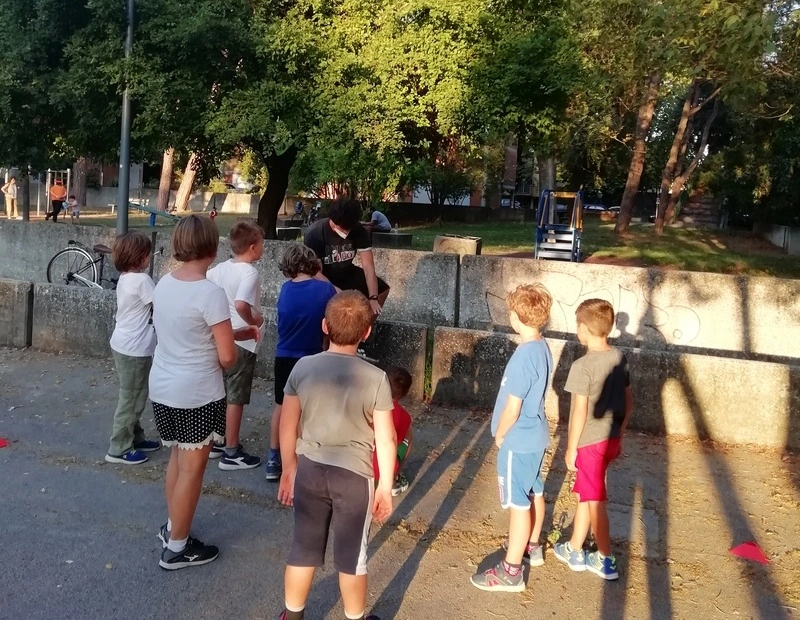
#> input picture playground/about_masters/about-1.webp, 800 x 620 px; its folder holds 3 pictures in this run
$ python generate_about_variants.py
#> lines starting #> are read from the running program, lines starting #| are printed output that depends on the picture
#!/usr/bin/env python3
"""Regenerate the responsive WebP ladder for the "Chi Siamo" collage.

Masters live in `playground/about_masters/` and are never served. This script
downscales each one into the rungs listed in LADDERS and writes them to
`static/images/about/`, where `templates/showcase/index.html` picks them up
through `srcset`.

The rungs are chosen from the widest each slot is ever painted at (see the
`sizes` attributes in the template), doubled for retina. Run with:

    python playground/generate_about_variants.py
"""

import os
from PIL import Image

MASTERS = os.path.join(os.path.dirname(__file__), "about_masters")
OUT = os.path.join(os.path.dirname(__file__), "..", "static", "images", "about")

# One entry per collage shot: the widths to emit, narrowest first.
LADDERS = {
	"about-1": [240, 360, 480, 640, 800],
	"about-2": [240, 360, 480, 640, 900],
	"about-3": [320, 480, 640, 880, 1110],
}

# Decorative photos behind a clip-path, so a lower quality than the masters is
# invisible in place. `method=6` is the slowest, densest encoder setting.
QUALITY = 78
METHOD = 6


def main():
	for stem, widths in LADDERS.items():
		master = Image.open(os.path.join(MASTERS, f"{stem}.webp"))
#> master is the input picture: PIL image 800x620 RGB; mean R, G, B 105.7, 96.8, 80.8
		src_w, src_h = master.size
#> src_w = 800; src_h = 620

		for width in widths:
			if width > src_w:
				raise SystemExit(f"{stem}: rung {width}px exceeds master width {src_w}px")

			height = round(src_h * width / src_w)
			resized = master.resize((width, height), Image.LANCZOS)
			path = os.path.join(OUT, f"{stem}-{width}.webp")
			resized.save(path, "WEBP", quality=QUALITY, method=METHOD)
			print(f"{stem}-{width}.webp  {width}x{height}  {os.path.getsize(path) // 1024} KiB")
#> this loop made 5 passes
#> pass 1, in main, `resized = master.resize((width, height), Image.LANCZOS)`:
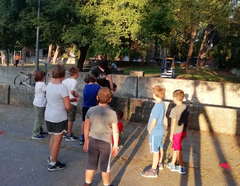
#> resized: PIL image 240x186 RGB; mean R, G, B 105.7, 96.8, 80.8
#> pass 2, in main, `resized = master.resize((width, height), Image.LANCZOS)`:
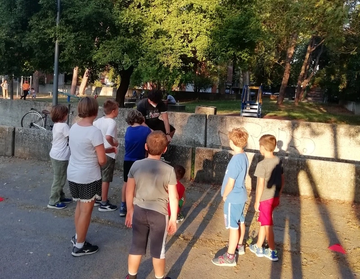
#> resized: PIL image 360x279 RGB; mean R, G, B 105.7, 96.8, 80.8
#> pass 2 of the loop in main, `for stem, widths in LADDERS.items():`:
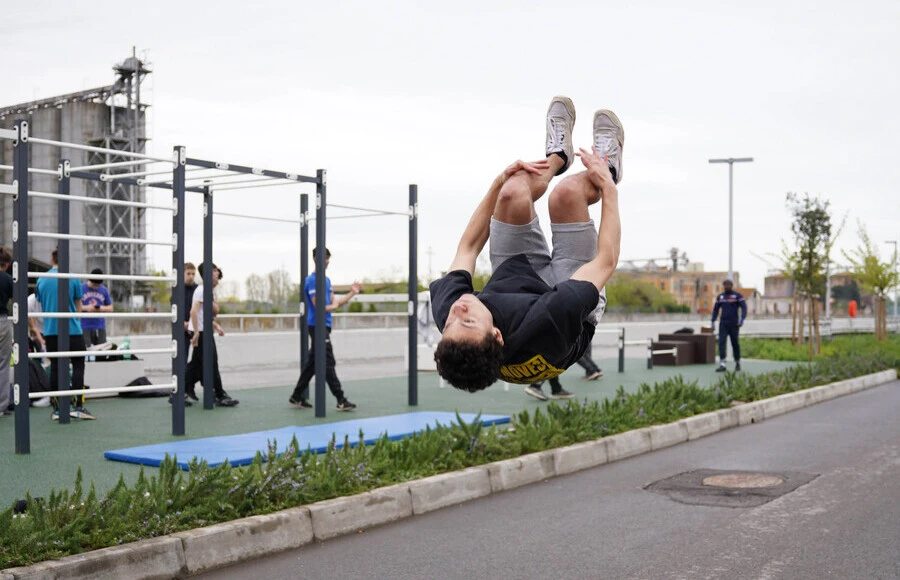
#> input picture playground/about_masters/about-2.webp, 900 x 580 px
#> in main, master is the input picture: PIL image 900x580 RGB; mean R, G, B 168.3, 167.9, 164.7
#> the loop in main, `for width in widths:` made 5 passes
#| about-2-240.webp  240x155  6 KiB
#| about-2-360.webp  360x232  12 KiB
#| about-2-480.webp  480x309  19 KiB
#| about-2-640.webp  640x412  27 KiB
#| about-2-900.webp  900x580  43 KiB
#> pass 1, in main, `resized = master.resize((width, height), Image.LANCZOS)`:
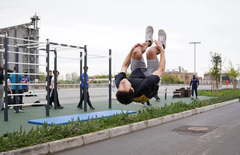
#> resized: PIL image 240x155 RGB; mean R, G, B 168.2, 167.9, 164.7
#> pass 2, in main, `resized = master.resize((width, height), Image.LANCZOS)`:
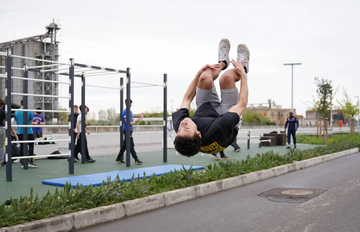
#> resized: PIL image 360x232 RGB; mean R, G, B 168.2, 167.9, 164.7
#> pass 3 of the loop in main, `for stem, widths in LADDERS.items():`:
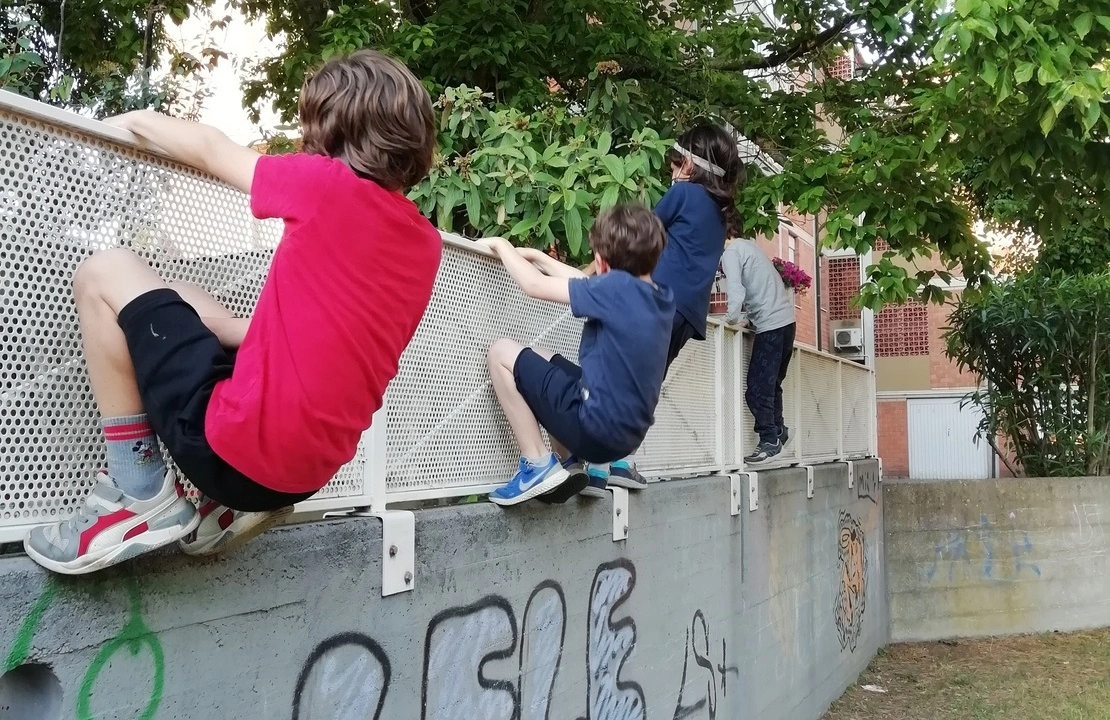
#> input picture playground/about_masters/about-3.webp, 1110 x 720 px
#> in main, master is the input picture: PIL image 1110x720 RGB; mean R, G, B 124.3, 118.1, 111.1
#> the loop in main, `for width in widths:` made 5 passes
#| about-3-320.webp  320x208  17 KiB
#| about-3-480.webp  480x311  36 KiB
#| about-3-640.webp  640x415  62 KiB
#| about-3-880.webp  880x571  109 KiB
#| about-3-1110.webp  1110x720  169 KiB
#> pass 1, in main, `resized = master.resize((width, height), Image.LANCZOS)`:
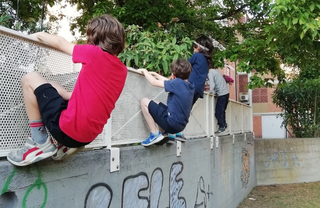
#> resized: PIL image 320x208 RGB; mean R, G, B 124.3, 118.1, 111.1
#> pass 2, in main, `resized = master.resize((width, height), Image.LANCZOS)`:
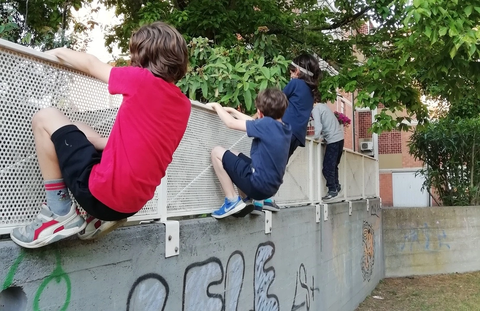
#> resized: PIL image 480x311 RGB; mean R, G, B 124.3, 118.1, 111.1


if __name__ == "__main__":
	main()
